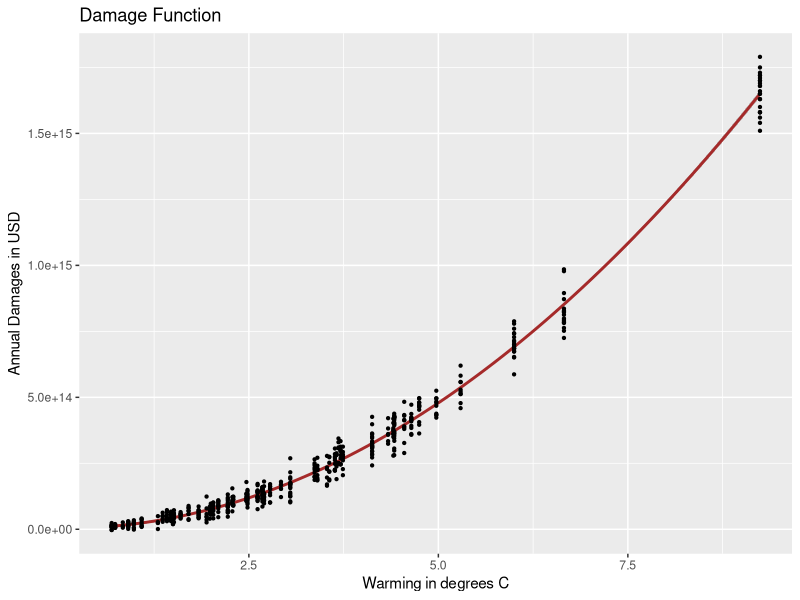
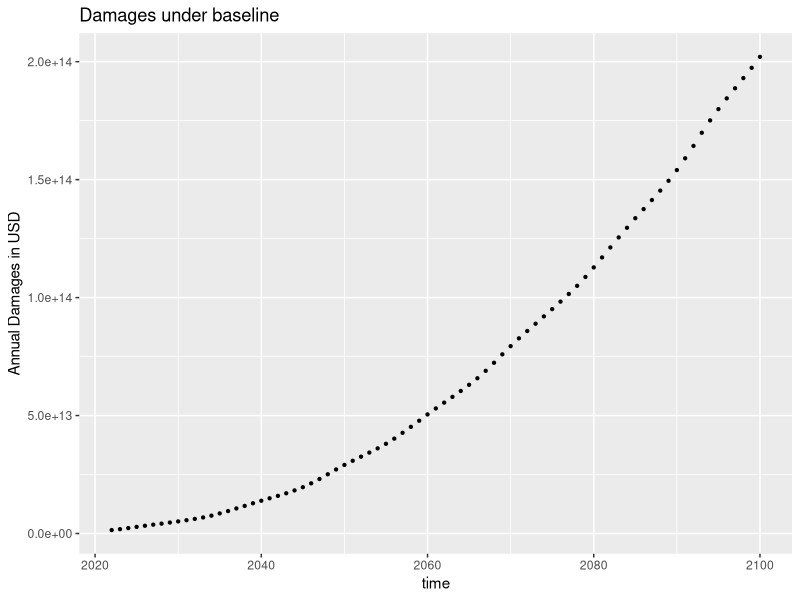
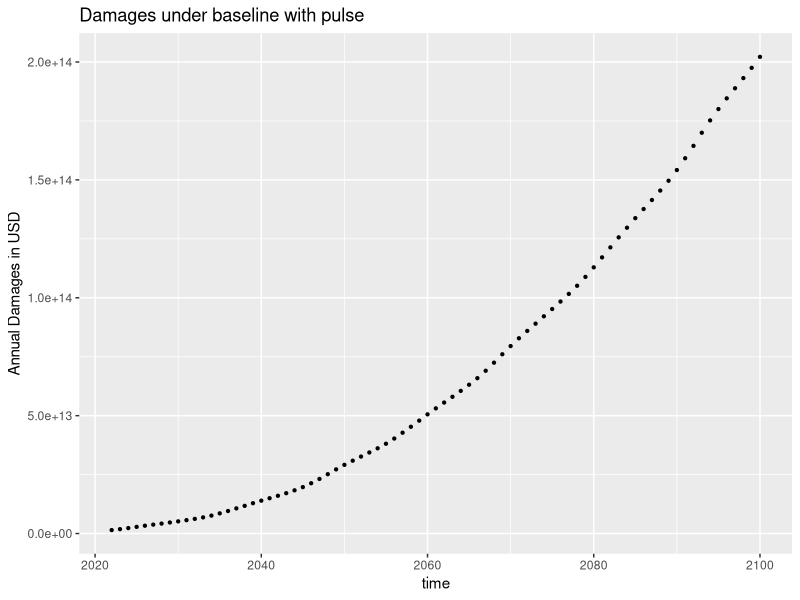
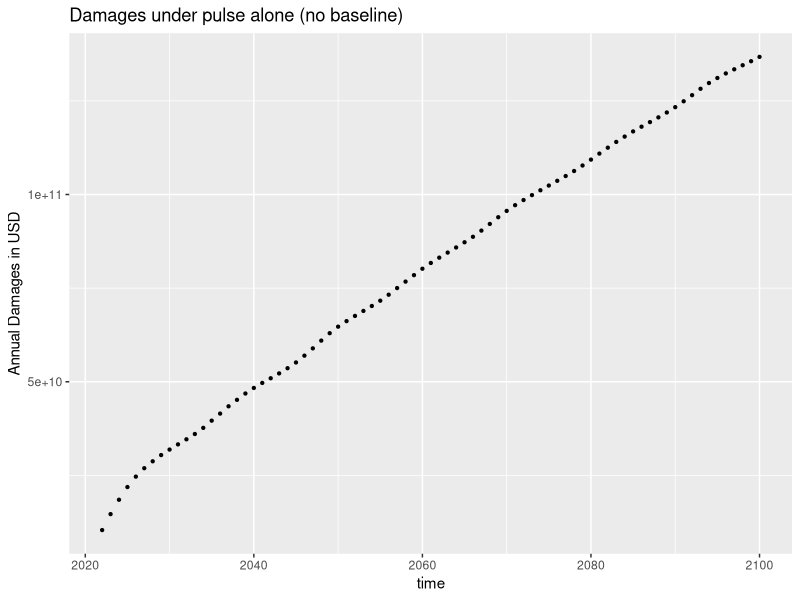
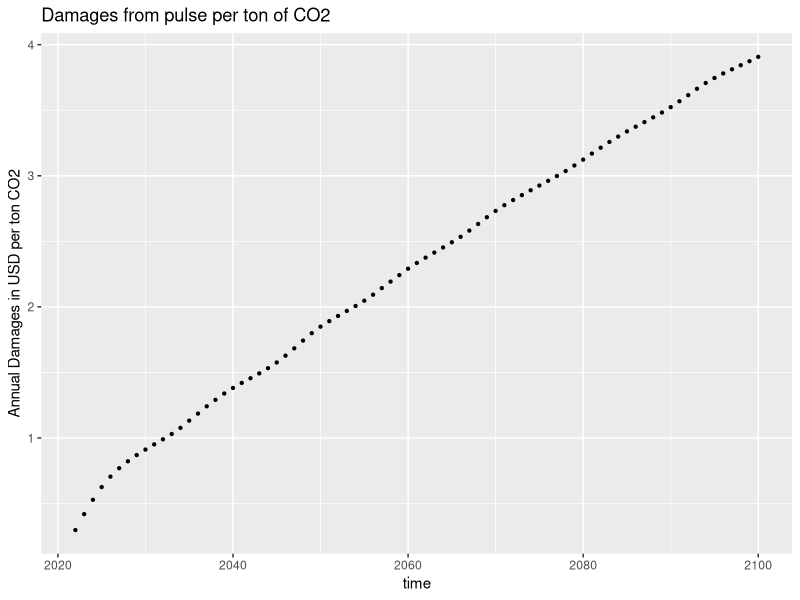
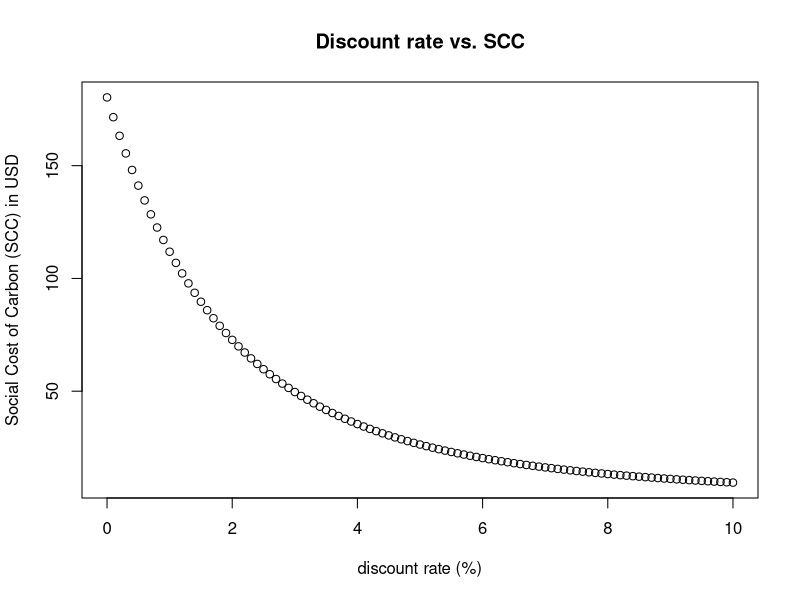
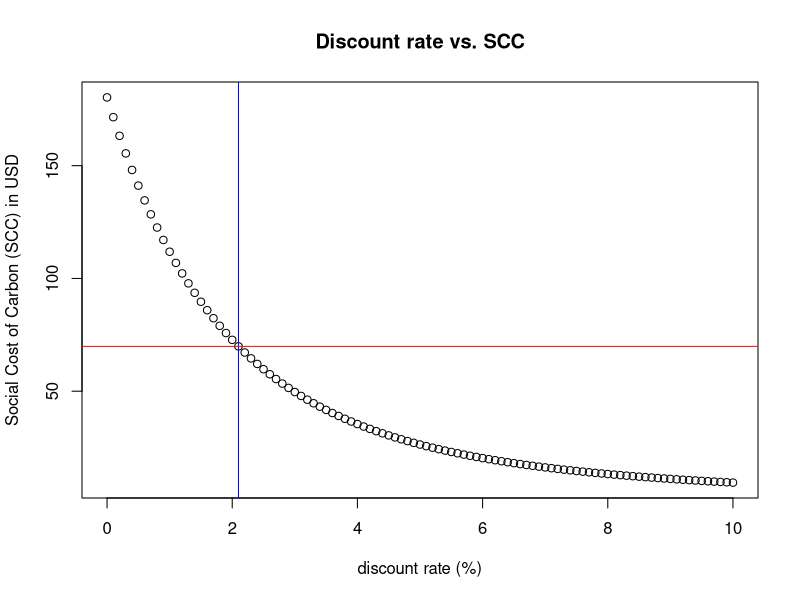
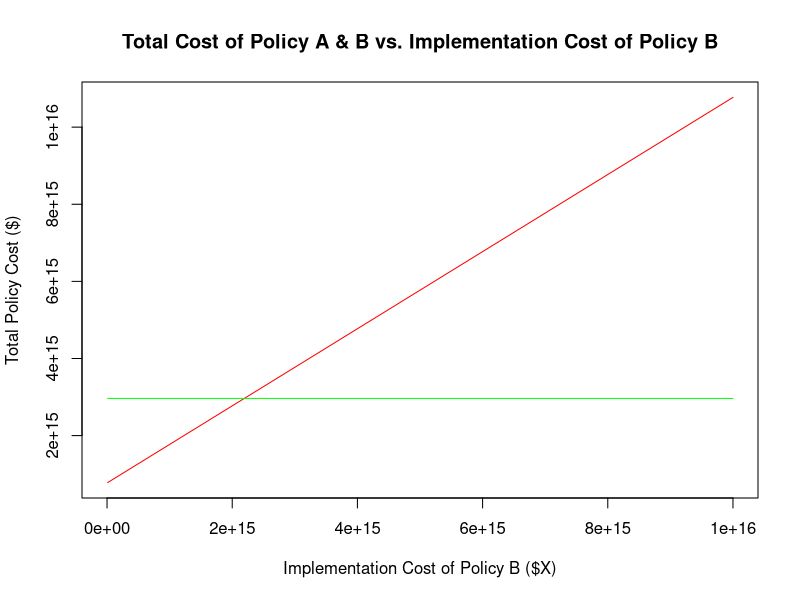

Write the R code that produced these figures, in order.
## ---- chunk 1
knitr::opts_chunk$set(echo = FALSE, warning = FALSE, message = FALSE)
library(tidyverse)
library(here)
## ---- chunk 2
damage <- read_csv(here("damages.csv"))
warming <- read_csv(here("warming.csv"))
## ---- chunk 3
#create linear regression 

damage$warming_squared <- damage$warming^2
quad_damage_model <- lm(damages ~ warming + warming_squared + 0, data = damage)

# define function 
quad_function <- function(warming){
  harm <- quad_damage_model$coefficients[1]*warming + quad_damage_model$coefficients[2]*warming^2
  return(harm)
}
## ---- chunk 4
# visualize function and scatterplot graph
ggplot(quad_damage_model, aes(warming, damages)) + geom_smooth(method = "lm", formula = y ~ x + I(x^2), color = "brown") + geom_point(size = 0.8) + 
  theme_gray() +
  labs(title = "Damage Function", x = "Warming in degrees C", y = "Annual Damages in USD")
## ---- chunk 5
warming$damage_baseline <- quad_function(warming$warming_baseline)
## ---- chunk 6
# visualize function and scatterplot graph
ggplot(data = warming, aes(year, damage_baseline)) + 
  geom_point(size = 0.8) + 
  theme_gray() +
  labs(title = "Damages under baseline", x = "time", y = "Annual Damages in USD")
## ---- chunk 7
warming$damage_pulse <- quad_function(warming$warming_pulse)
## ---- chunk 8
# visualize function and scatterplot graph
ggplot(data = warming, aes(year, damage_pulse)) + 
  geom_point(size = 0.8) + 
  theme_gray() +
  labs(title = "Damages under baseline with pulse", x = "time", y = "Annual Damages in USD")
## ---- chunk 9
warming$damage_pulse_no_baseline <- warming$damage_pulse-warming$damage_baseline
## ---- chunk 10
# visualize function and scatterplot graph
ggplot(data = warming, aes(year, damage_pulse_no_baseline)) + 
  geom_point(size = 0.8) + 
  theme_gray() +
  labs(title = "Damages under pulse alone (no baseline)", x = "time", y = "Annual Damages in USD")
## ---- chunk 11
warming$unit_damage <- (warming$damage_pulse_no_baseline)/(35*10^9)
## ---- chunk 12
# visualize function and scatterplot graph
ggplot(data = warming, aes(year, unit_damage)) + 
  geom_point(size = 0.8) + 
  theme_gray() +
  labs(title = "Damages from pulse per ton of CO2", x = "time", y = "Annual Damages in USD per ton CO2")
## ---- chunk 13
# define SCC calculation function 
SCC_calc <- function(principal, r, t){
  r = r/100
  SCC <- principal/((1+r)^t)
  return(SCC)
}
## ---- chunk 14
names(warming)[names(warming) == '...1'] <- 'time'
discount_rates_SCC <- warming[, c("time", "unit_damage")]
## ---- chunk 15
discount_rates_SCC$r_1 <- SCC_calc(discount_rates_SCC$unit_damage,1,discount_rates_SCC$time)
total_SCC_1 <- sum(discount_rates_SCC$r_1)
## ---- chunk 16
#Make a for loop to loop through r values
r_vals <- seq(0,10,0.1)
SCC_totals <- vector(mode = "numeric", length = length(r_vals))
count = 1
for(r in r_vals)
{
  
  discount_rates_SCC$r <- SCC_calc(discount_rates_SCC$unit_damage,r,discount_rates_SCC$time)
  SCC_totals[count] <- sum(discount_rates_SCC$r)
  count = count + 1
}
## ---- chunk 17
#plot discount rate vs. SCC
plot(r_vals, SCC_totals, main = "Discount rate vs. SCC", xlab = "discount rate (%)", ylab = "Social Cost of Carbon (SCC) in USD")
## ---- chunk 18
#calculate discount rate under Ramsey Rule
rho <-0.001
eta <- 2
g <- 0.01
r_Ramsey <- rho + eta*g
## ---- chunk 19
  discount_rates_SCC$r_Ramsey <- SCC_calc(discount_rates_SCC$unit_damage,(r_Ramsey*100),discount_rates_SCC$time)
  SCC_Ramsey <- sum(discount_rates_SCC$r_Ramsey)
## ---- chunk 20
#plot discount rate vs. SCC
plot(r_vals, SCC_totals, main = "Discount rate vs. SCC", xlab = "discount rate (%)", ylab = "Social Cost of Carbon (SCC) in USD")
abline(v = (r_Ramsey*100), col="blue")
abline(h = SCC_Ramsey, col="red")
## ---- chunk 21
discount_rate <- 2

#Policy A outcomes:

#scenario 1
#warming occurs as in the "baseline"/"no pulse" dataset (Probability 0.5)
#warming_baseline --> damage_baseline --> calc SCC
warming$SCC_baseline <- SCC_calc(warming$damage_baseline,discount_rate,warming$time)
total_SCC_baseline <- sum(warming$SCC_baseline)

#scenario 2
#warming each year will be 1.5 times that in the “baseline” dataset (with probability 0.5)
#warming_baseline*1.5 --> quad_function() --> damages --> calc SCC
warming$warming_baseline_1.5 <- 1.5*(warming$warming_baseline)
warming$damage_baseline_1.5 <- quad_function(warming$warming_baseline_1.5)
warming$SCC_baseline_1.5 <- SCC_calc(warming$damage_baseline_1.5,discount_rate,warming$time)
total_SCC_baseline_1.5 <- sum(warming$SCC_baseline_1.5)

#Expected value under policy A:
prob_scenario_1 <- 0.5
prob_scenario_2 <- 0.5
policy_A_expected_cost<- (prob_scenario_1 * total_SCC_baseline) + (prob_scenario_2 * total_SCC_baseline_1.5)

## ---- chunk 22
# Under Policy B, warming will continue until 2050 as in the “baseline” dataset, and then will stabilize at 1.29 degrees and stay that way forever.
policy_b_warming <- function(year)
{
  if(2022 <= year && year <= 2050)
  {
    warming <- warming$warming_baseline[year-2021]
  }
  else if (2050 < year && year <= 2100)
  {
    warming <- 1.29
  }
  else
  {
    warming <- -99999
    count = count + 1
  }
  return(warming)
}

#warming_policy_b --> quad_function() --> damages --> calc SCC
warming_size <- dim(warming)
index_i <-seq(1,warming_size[1],1)
for(i in index_i)
{
  warming$warming_policy_b[i] <- policy_b_warming(warming$year[i])
}

warming$damage_policy_b <- quad_function(warming$warming_policy_b)
warming$SCC_policy_b <- SCC_calc(warming$damage_policy_b,discount_rate,warming$time)
total_SCC_policy_b <- sum(warming$SCC_policy_b)

#Expected value under policy B (only 1 outcome certain to happen)
policy_B_expected_cost <- total_SCC_policy_b
## ---- chunk 23
#Suppose undertaking Policy A costs zero and undertaking Policy B costs X. The total cost of a policy is the implementation cost plus expected damages. 

X <- seq(10^13,10^16,10^12)
policy_A_imp_cost <- 0
policy_B_imp_cost <- X

policy_A_total_cost <-  policy_A_imp_cost + policy_A_expected_cost
policy_B_total_cost <- policy_B_imp_cost + policy_B_expected_cost
## ---- chunk 24
#Make a plot of total cost of Policy A and total cost of Policy B against X. 
policy_A_total_cost_vector <- rep(policy_A_total_cost,each=length(policy_B_total_cost))
plot(X, policy_B_total_cost, main = "Total Cost of Policy A & B vs. Implementation Cost of Policy B", xlab = "Implementation Cost of Policy B ($X)", ylab = "Total Policy Cost ($)", xlim=c(0, max(X)), ylim=c(min(policy_B_total_cost), max(policy_B_total_cost)), type="l",col="red")
lines(X,policy_A_total_cost_vector,col="green")

# find intersection of policy costs
x_equal_policies <- policy_A_total_cost - policy_B_expected_cost
#abline(v = x_equal_policies, col="blue", lty = "dashed")
#abline(h = (policy_A_total_cost + 10^15), col="green", lty = "dashed")
## ---- chunk 25
#Make a plot of total cost of Policy A and total cost of Policy B against X. 
policy_A_total_cost_vector <- rep(policy_A_total_cost,each=length(policy_B_total_cost))
plot(X, policy_B_total_cost, main = "Total Cost of Policy A & B vs. Implementation Cost of Policy B", xlab = "Implementation Cost of Policy B ($X)", ylab = "Total Policy Cost ($)", xlim=c(0, max(X)), ylim=c(min(policy_B_total_cost), max(policy_B_total_cost)), type="l",col="red")
lines(X,policy_A_total_cost_vector,col="green")

# One possible total cost of Policy A if society is risk adverse
abline(h = (policy_A_total_cost + 10^15), col="green", lty = "dashed")
